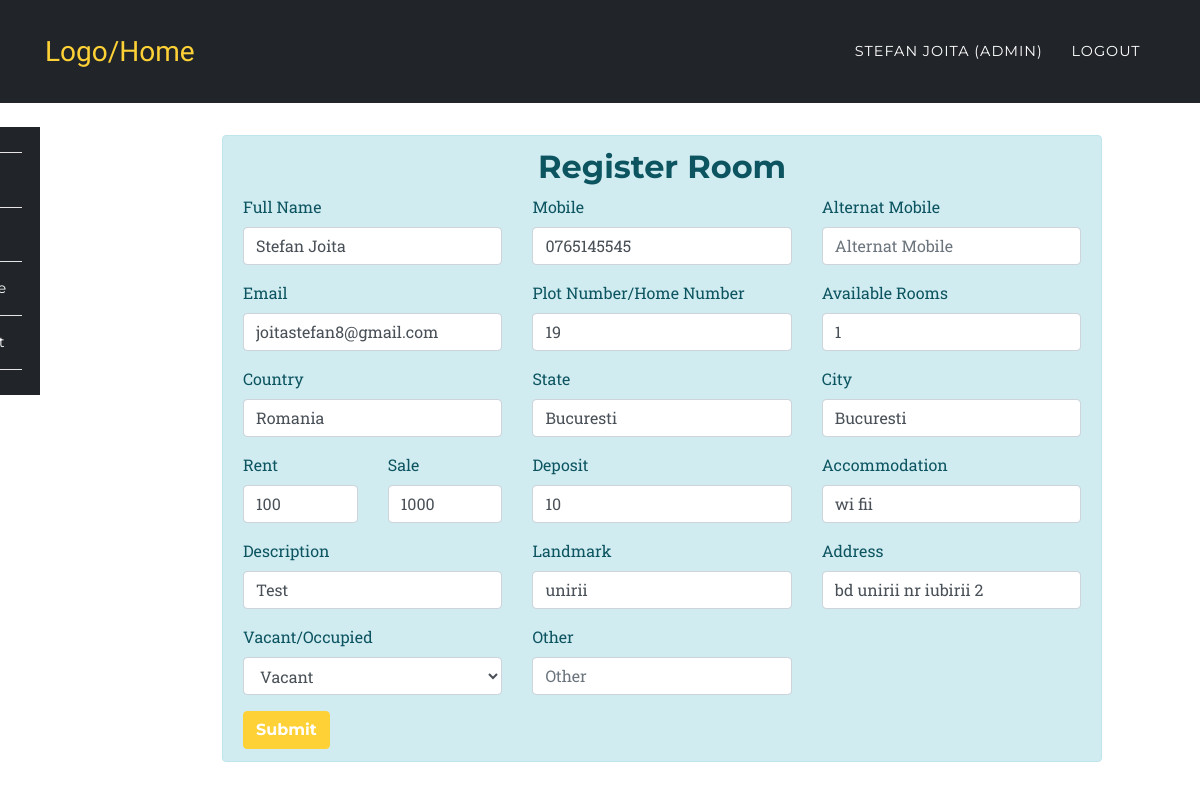
Screenshot of /app/update.php?id=16&act=indi (signed in) with the database file from the repository.
### tables this page shows
CREATE TABLE `room_rental_registrations` (
  `id` int(10) UNSIGNED NOT NULL,
  `fullname` varchar(191) NOT NULL,
  `mobile` varchar(191) NOT NULL,
  `alternat_mobile` varchar(191) NOT NULL,
  `email` varchar(191) NOT NULL,
  `country` varchar(191) NOT NULL,
  `state` varchar(191) NOT NULL,
  `city` varchar(191) NOT NULL,
  `landmark` varchar(191) NOT NULL,
  `rent` varchar(191) NOT NULL,
  `sale` varchar(190) DEFAULT NULL,
  `deposit` varchar(191) NOT NULL,
  `plot_number` varchar(191) NOT NULL,
  `rooms` varchar(100) DEFAULT NULL,
  `address` varchar(191) NOT NULL,
  `accommodation` varchar(191) NOT NULL,
  `description` varchar(191) NOT NULL,
  `image` varchar(191) DEFAULT NULL,
  `open_for_sharing` varchar(191) DEFAULT NULL,
  `other` varchar(191) DEFAULT NULL,
  `vacant` int(1) NOT NULL DEFAULT 1,
  `created_at` timestamp NULL DEFAULT current_timestamp(),
  `updated_at` timestamp NULL DEFAULT current_timestamp(),
  `user_id` int(10) DEFAULT NULL
);

### app/partials/edit/individaul.php (the view, shortened to what this page needs)
<div class="col-md-11 col-xs-12 col-sm-12">
  	<div class="alert alert-info" role="alert">
  		<h2 class="text-center">Register Room</h2>
  		<form action="" method="POST">
		  	 <div class="row">
		  	 	<div class="col-md-4">
			  	  <div class="form-group">
				    <label for="fullname">Full Name</label>
				    <input type="text" class="form-control" id="fullname" placeholder="Full Name" name="fullname" value="<?php echo $data['fullname']?$data['fullname']:''; ?>" required>
				  </div>
				 </div>
				<div class="col-md-4">
				  <div class="form-group">
				    <label for="mobile">Mobile</label>
				    <input type="text" class="form-control" id="mobile" placeholder="Mobile" name="mobile" value="<?php echo $data['mobile']?$data['mobile']:''; ?>" required>
				  </div>
				 </div>
				<div class="col-md-4">
				  <div class="form-group">
				    <label for="alternat_mobile">Alternat Mobile</label>
				    <input type="text" class="form-control" id="alternat_mobile" placeholder="Alternat Mobile" name="alternat_mobile" value="<?php echo $data['alternat_mobile']?$data['alternat_mobile']:''; ?>">
				  </div>
				</div>
			</div>
			<div class="row">
		  	 	<div class="col-md-4">
				  <div class="form-group">
				    <label for="email">Email</label>
				    <input type="email" class="form-control" id="email" placeholder="Email" name="email" value="<?php echo $data['email']?$data['email']:''; ?>" required>
				  </div>
				 </div>
				 <div class="col-md-4">
				  <div class="form-group">
				    <label for="plot_number">Plot Number/Home Number</label>
				    <input type="text" class="form-control" id="plot_number" placeholder="Plot Number/Home Number" name="plot_number" value="<?php echo $data['plot_number']?$data['plot_number']:''; ?>" required>
				  </div>
				 </div>
				 <div class="col-md-4">
				  <div class="form-group">
				    <label for="rooms">Available Rooms</label>
				    <input type="text" class="form-control" id="rooms" placeholder="1BHK/2BHK/3BHK/1RK" name="rooms" value="<?php echo $data['rooms']?$data['rooms']:''; ?>" required>
				  </div>
				 </div>
			</div>
			<div class="row">
				<div class="col-md-4">
			  <div class="form-group">
			    <label for="country">Country</label>
			    <input type="country" class="form-control" id="country" placeholder="Country" name="country" value="<?php echo $data['country']?$data['country']:''; ?>" required>
			  </div>
			  </div>
			  <div class="col-md-4">
			  <div class="form-group">
			    <label for="state">State</label>
			    <input type="state" class="form-control" id="state" placeholder="State" name="state" value="<?php echo $data['state']?$data['state']:''; ?>" required>
			  </div>
			  </div>
			  <div class="col-md-4">
			  <div class="form-group">
			    <label for="city">City</label>
			    <input type="city" class="form-control" id="city" placeholder="City" name="city" value="<?php echo $data['city']?$data['city']:''; ?>" required>
			  </div>
			  </div>
			 </div>
			 <div class="row">
			 	<div class="col-md-2">
			 <div class="form-group">
			    <label for="rent">Rent</label>
			    <input type="rent" class="form-control" id="rent" placeholder="Rent" name="rent" value="<?php echo $data['rent']?$data['rent']:''; ?>" required>
			  </div>
			  </div>
			  <div class="col-md-2">
			 <div class="form-group">
			    <label for="sale">Sale</label>
			    <input type="sale" class="form-control" id="sale" placeholder="Sale" name="sale" value="<?php echo $data['sale']?$data['sale']:''; ?>">
			  </div>
			  </div>
			  <div class="col-md-4">
			  <div class="form-group">
			    <label for="deposit">Deposit</label>
			    <input type="deposit" class="form-control" id="deposit" placeholder="Deposit" name="deposit" value="<?php echo $data['deposit']?$data['deposit']:''; ?>" required>
			  </div>
			  </div>
			  <div class="col-md-4">
			  <div class="form-group">
			    <label for="accommodation">Accommodation</label>
			    <input type="accommodation" class="form-control" id="accommodation" placeholder="Accommodation" name="accommodation" value="<?php echo $data['accommodation']?$data['accommodation']:''; ?>" required>
			  </div>
			  </div>
			  </div>
			   <div class="row">
			 	<div class="col-md-4">
			  <div class="form-group">
			    <label for="description">Description</label>
			    <input type="description" class="form-control" id="description" placeholder="Description" name="description" value="<?php echo $data['description']?$data['description']:''; ?>" required>
			  </div>
			   </div>
			  <div class="col-md-4">
			  <div class="form-group">
			    <label for="landmark">Landmark</label>
			    <input type="landmark" class="form-control" id="landmark" placeholder="landmark" name="landmark" value="<?php echo $data['landmark']?$data['landmark']:''; ?>" required>
			  </div>
			   </div>
			  <div class="col-md-4">
			  <div class="form-group">
			    <label for="address">Address</label>
			    <input type="address" class="form-control" id="address" placeholder="Address" name="address" value="<?php echo $data['address']?$data['address']:''; ?>" required>
			  </div>
			   </div>
			    </div>
			   <div class="row">
			   	<div class="col-4">
			 		 <div class="form-group">
					    <label for="vacant">Vacant/Occupied</label>
					    <select class="form-control" id="vacant" name="vacant">
					      <option value="1" <?php if($data['vacant'] == '1'){echo 'selected';}?>>Vacant</option>
					    </select>
					  </div>
			 	</div>
			 	<div class="col-md-4">
			  <div class="form-group">
			    <label for="other">Other</label>
			    <input type="other" class="form-control" id="other" placeholder="Other" name="other" value="<?php echo $data['other']?$data['other']:''; ?>" required>
			  </div>
			  </div>
			  </div>
			  <button type="submit" class="btn btn-primary" name='register_individuals' value="register_individuals">Submit</button>
			</form>
			</div>
  	</div>

### assets/css/rent.css (style rules this page uses)
body { overflow-x: hidden; font-family: 'Roboto Slab', 'Helvetica Neue', Helvetica, Arial, sans-serif; }
h1, h2, h3, h4, h5, h6 { font-weight: 700; font-family: 'Montserrat', 'Helvetica Neue', Helvetica, Arial, sans-serif; }
.btn { font-family: 'Montserrat', 'Helvetica Neue', Helvetica, Arial, sans-serif; font-weight: 700; }
.btn-primary { background-color: #fed136; border-color: #fed136; }

### rows the page displays
room_rental_registrations: fullname "Stefan Joita", mobile "0765145545", email "joitastefan8@gmail.com", plot_number "19", rooms "1", country "Romania", state "Bucuresti", city "Bucuresti", rent "100", sale "1000", deposit "10", accommodation "wi fii", description "Test", landmark "unirii", address "bd unirii nr iubirii 2", vacant "Vacant"

### other values shown
$_SESSION['fullname'] "STEFAN JOITA"
